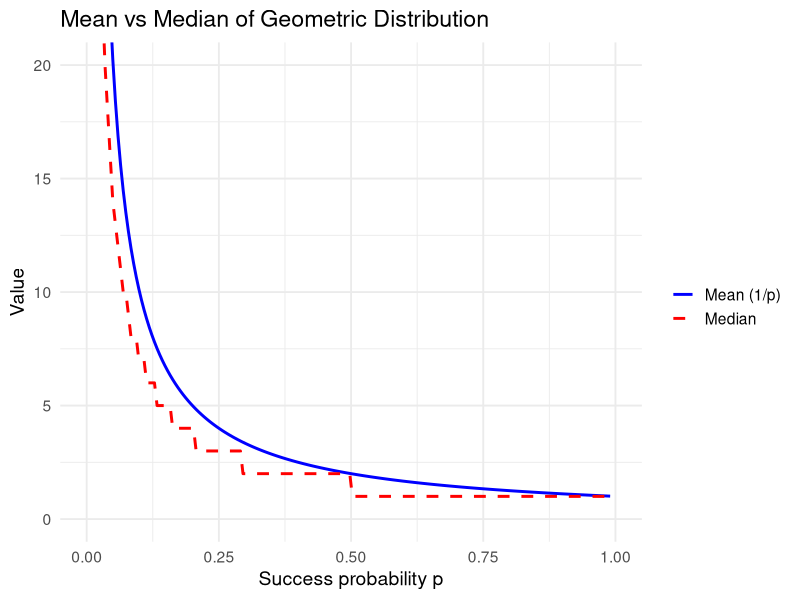

Recreate this plot in R.
#!/usr/bin/env Rscript
# geom_mean_median.R
# Plot mean vs. median of the geometric distribution

# Load required package
if(!require(ggplot2)) install.packages("ggplot2", repos="https://cloud.r-project.org")

# Sequence of p values
p_vals <- seq(0.01, 0.99, length.out = 200)

# Mean = 1/p
means <- 1 / p_vals

# Median = ceil(log(0.5) / log(1-p))
medians <- ceiling(log(0.5) / log(1 - p_vals))

df <- data.frame(p = p_vals, Mean = means, Median = medians)

# Plot
library(ggplot2)
ggplot(df, aes(x=p)) +
  geom_line(aes(y=Mean, color="Mean (1/p)"), size=1) +
  geom_line(aes(y=Median, color="Median"), linetype="dashed", size=1) +
  coord_cartesian(ylim=c(0,20), xlim=c(0,1)) +
  labs(title="Mean vs Median of Geometric Distribution",
       x="Success probability p", y="Value") +
  scale_color_manual("", values=c("Mean (1/p)"="blue", "Median"="red")) +
  theme_minimal(base_size=14)
